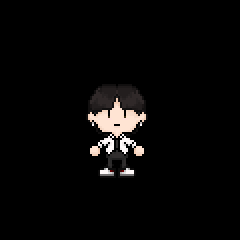

Tiled map render using the project's own tile images. Description and the whole map definition, tile-layer contents included, below:
An orthogonal 24x24 tile map with 10x10 px tiles, 2 tile layers (Upper, Lower).

<map version="1.5" tiledversion="1.7.0" orientation="orthogonal" renderorder="right-down" width="24" height="24" tilewidth="10" tileheight="10" infinite="0" nextlayerid="4" nextobjectid="2">
 <tileset firstgid="1" source="JoengwooTileset.tsx" />
 <layer id="2" name="Upper" width="24" height="24">
  <data encoding="csv">
0,0,0,0,0,0,0,0,0,0,0,0,0,0,0,0,0,0,0,0,0,0,0,0,
0,0,0,0,0,0,0,0,0,0,0,0,0,0,0,0,0,0,0,0,0,0,0,0,
0,0,0,0,0,0,0,0,0,0,0,0,0,0,0,0,0,0,0,0,0,0,0,0,
0,0,0,0,0,0,0,0,0,0,0,0,0,0,0,0,0,0,0,0,0,0,0,0,
0,0,0,0,0,0,0,0,0,0,0,0,0,0,0,0,0,0,0,0,0,0,0,0,
0,0,0,0,0,0,0,0,0,0,0,0,0,0,0,0,0,0,0,0,0,0,0,0,
0,0,0,0,0,0,0,0,0,0,0,0,0,0,0,0,0,0,0,0,0,0,0,0,
0,0,0,0,0,0,0,0,0,0,0,0,0,0,0,0,0,0,0,0,0,0,0,0,
0,0,0,0,0,0,0,0,2,3,4,5,6,7,8,0,0,0,0,0,0,0,0,0,
0,0,0,0,0,0,0,0,12,13,14,15,16,17,18,0,0,0,0,0,0,0,0,0,
0,0,0,0,0,0,0,0,22,23,24,25,26,27,28,0,0,0,0,0,0,0,0,0,
0,0,0,0,0,0,0,0,0,0,0,0,0,0,0,0,0,0,0,0,0,0,0,0,
0,0,0,0,0,0,0,0,0,0,0,0,0,0,0,0,0,0,0,0,0,0,0,0,
0,0,0,0,0,0,0,0,0,0,0,0,0,0,0,0,0,0,0,0,0,0,0,0,
0,0,0,0,0,0,0,0,0,0,0,0,0,0,0,0,0,0,0,0,0,0,0,0,
0,0,0,0,0,0,0,0,0,0,0,0,0,0,0,0,0,0,0,0,0,0,0,0,
0,0,0,0,0,0,0,0,0,0,0,0,0,0,0,0,0,0,0,0,0,0,0,0,
0,0,0,0,0,0,0,0,0,0,0,0,0,0,0,0,0,0,0,0,0,0,0,0,
0,0,0,0,0,0,0,0,0,0,0,0,0,0,0,0,0,0,0,0,0,0,0,0,
0,0,0,0,0,0,0,0,0,0,0,0,0,0,0,0,0,0,0,0,0,0,0,0,
0,0,0,0,0,0,0,0,0,0,0,0,0,0,0,0,0,0,0,0,0,0,0,0,
0,0,0,0,0,0,0,0,0,0,0,0,0,0,0,0,0,0,0,0,0,0,0,0,
0,0,0,0,0,0,0,0,0,0,0,0,0,0,0,0,0,0,0,0,0,0,0,0,
0,0,0,0,0,0,0,0,0,0,0,0,0,0,0,0,0,0,0,0,0,0,0,0
</data>
 </layer>
 <layer id="1" name="Lower" width="24" height="24">
  <data encoding="csv">
0,0,0,0,0,0,0,0,0,0,0,0,0,0,0,0,0,0,0,0,0,0,0,0,
0,0,0,0,0,0,0,0,0,0,0,0,0,0,0,0,0,0,0,0,0,0,0,0,
0,0,0,0,0,0,0,0,0,0,0,0,0,0,0,0,0,0,0,0,0,0,0,0,
0,0,0,0,0,0,0,0,0,0,0,0,0,0,0,0,0,0,0,0,0,0,0,0,
0,0,0,0,0,0,0,0,0,0,0,0,0,0,0,0,0,0,0,0,0,0,0,0,
0,0,0,0,0,0,0,0,0,0,0,0,0,0,0,0,0,0,0,0,0,0,0,0,
0,0,0,0,0,0,0,0,0,0,0,0,0,0,0,0,0,0,0,0,0,0,0,0,
0,0,0,0,0,0,0,0,0,0,0,0,0,0,0,0,0,0,0,0,0,0,0,0,
0,0,0,0,0,0,0,0,0,0,0,0,0,0,0,0,0,0,0,0,0,0,0,0,
0,0,0,0,0,0,0,0,0,0,0,0,0,0,0,0,0,0,0,0,0,0,0,0,
0,0,0,0,0,0,0,0,0,0,0,0,0,0,0,0,0,0,0,0,0,0,0,0,
0,0,0,0,0,0,0,0,32,33,34,35,36,37,38,0,0,0,0,0,0,0,0,0,
0,0,0,0,0,0,0,0,42,43,44,45,46,47,48,0,0,0,0,0,0,0,0,0,
0,0,0,0,0,0,0,0,52,53,54,55,56,57,58,0,0,0,0,0,0,0,0,0,
0,0,0,0,0,0,0,0,62,63,64,65,66,67,68,0,0,0,0,0,0,0,0,0,
0,0,0,0,0,0,0,0,72,73,74,75,76,77,78,0,0,0,0,0,0,0,0,0,
0,0,0,0,0,0,0,0,82,83,84,85,86,87,88,0,0,0,0,0,0,0,0,0,
0,0,0,0,0,0,0,0,92,93,94,95,96,97,98,0,0,0,0,0,0,0,0,0,
0,0,0,0,0,0,0,0,0,0,0,0,0,0,0,0,0,0,0,0,0,0,0,0,
0,0,0,0,0,0,0,0,0,0,0,0,0,0,0,0,0,0,0,0,0,0,0,0,
0,0,0,0,0,0,0,0,0,0,0,0,0,0,0,0,0,0,0,0,0,0,0,0,
0,0,0,0,0,0,0,0,0,0,0,0,0,0,0,0,0,0,0,0,0,0,0,0,
0,0,0,0,0,0,0,0,0,0,0,0,0,0,0,0,0,0,0,0,0,0,0,0,
0,0,0,0,0,0,0,0,0,0,0,0,0,0,0,0,0,0,0,0,0,0,0,0
</data>
 </layer>
</map>
